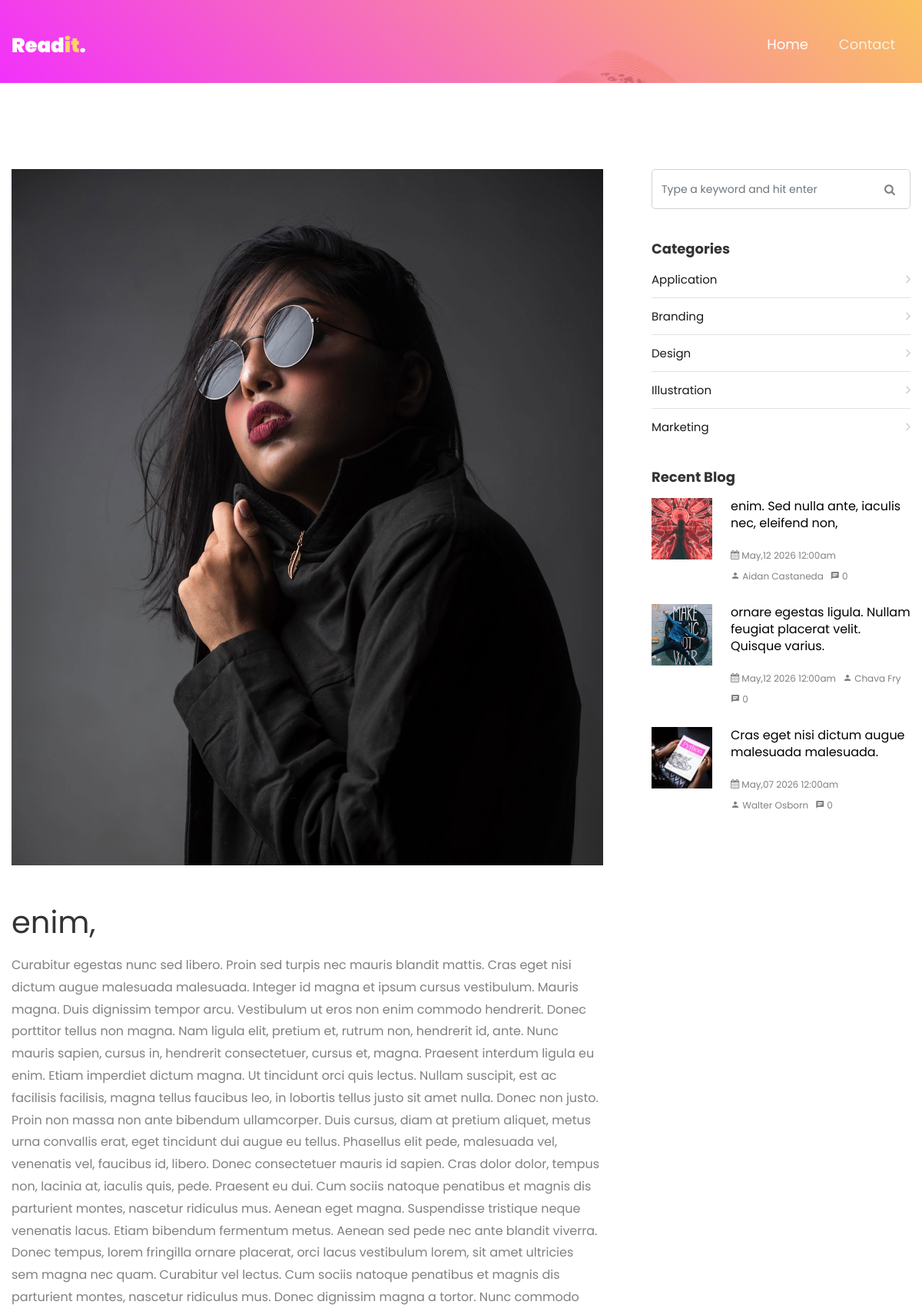
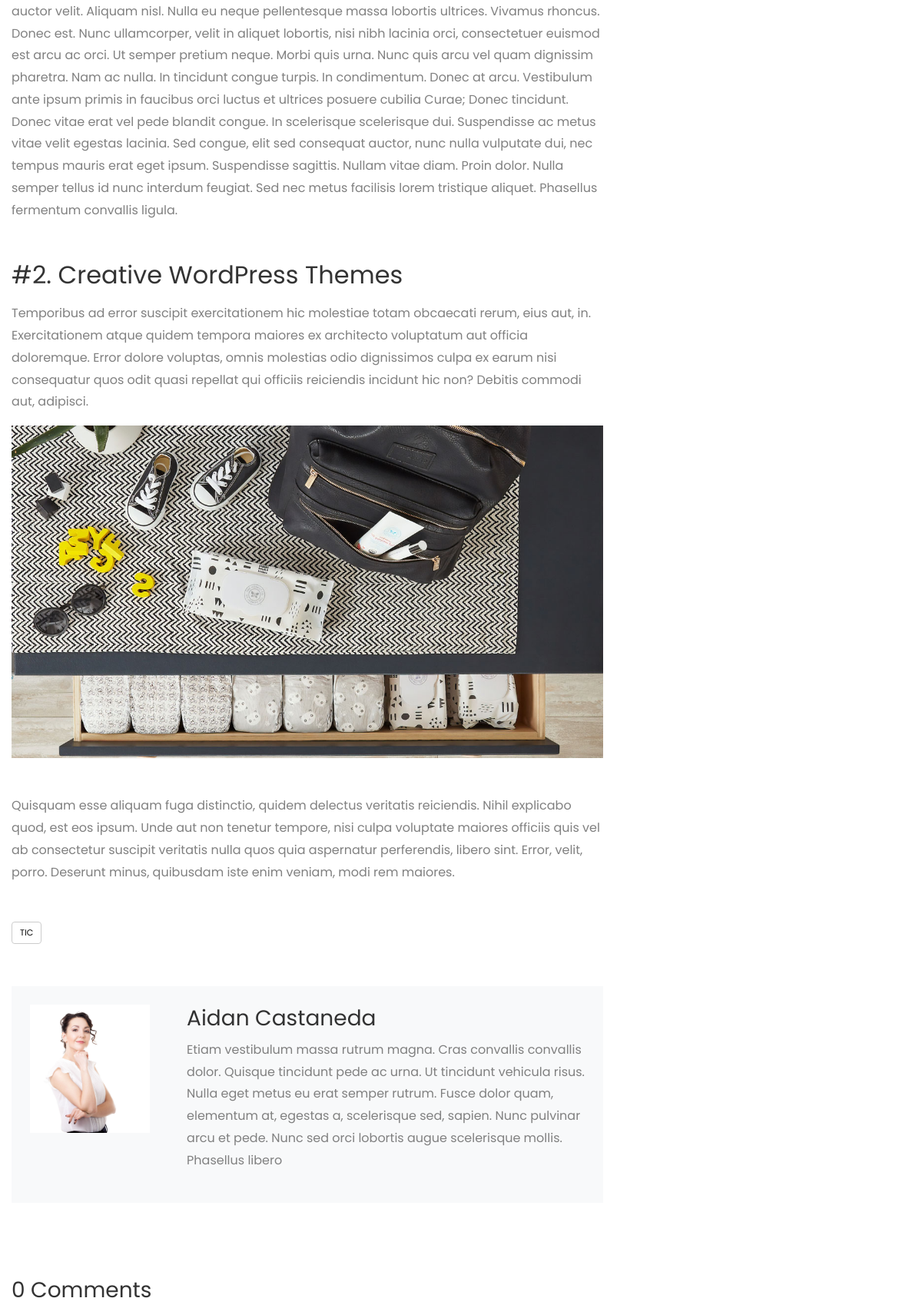
The page /posts/42/enim.html (upper part) on the database its author committed (2 pictures, top to bottom).
### tables this page shows
CREATE TABLE `posts` (
  `id` int(10) unsigned NOT NULL AUTO_INCREMENT,
  `title` varchar(255) NOT NULL,
  `created_at` datetime DEFAULT NULL,
  `resume` varchar(255) DEFAULT NULL,
  `image` varchar(45) DEFAULT NULL,
  `content` text,
  `author_id` int(10) unsigned NOT NULL,
  `category_id` int(10) unsigned NOT NULL,
  PRIMARY KEY (`id`),
  KEY `fk_posts_authors_idx` (`author_id`),
  KEY `fk_posts_categories1_idx` (`category_id`),
  CONSTRAINT `fk_posts_authors` FOREIGN KEY (`author_id`) REFERENCES `authors` (`id`) ON DELETE NO ACTION ON UPDATE NO ACTION,
  CONSTRAINT `fk_posts_categories1` FOREIGN KEY (`category_id`) REFERENCES `categories` (`id`) ON DELETE NO ACTION ON UPDATE NO ACTION
);

CREATE TABLE `tags` (
  `id` int(10) unsigned NOT NULL AUTO_INCREMENT,
  `name` varchar(45) NOT NULL,
  PRIMARY KEY (`id`)
);

CREATE TABLE `authors` (
  `id` int(10) unsigned NOT NULL AUTO_INCREMENT,
  `lastname` varchar(45) NOT NULL,
  `firstname` varchar(45) DEFAULT NULL,
  `biography` text,
  `image` varchar(45) DEFAULT NULL,
  PRIMARY KEY (`id`)
);

CREATE TABLE `categories` (
  `id` int(10) unsigned NOT NULL AUTO_INCREMENT,
  `name` varchar(45) NOT NULL,
  PRIMARY KEY (`id`)
);

### app/views/posts/show.php (called while the page is built, shortened)
<?php include '../app/views/posts/_show.php'; ?>
<?php include '../app/views/tags/postsTag.php'; ?>
<?php include '../app/views/authors/show.php'; ?>
<?php include '../app/views/comments/index.php'; ?>

### app/controllers/postsController.php (called while the page is built, shortened)
<?php
function showAction(PDO $conn, string $id)
{
    include_once '../app/models/postsModel.php';
    include_once '../app/models/tagsModel.php';
    include_once '../app/models/authorsModel.php';
    include_once '../app/models/commentsModel.php';
    $post = PostsModel\findOneById($conn, $id);
    $tags = TagsModel\findAllByPostId($conn, $id);
    $author = AuthorsModel\findAllByPostId($conn, $id);
    $comments = CommentsModel\findAllByPostId($conn, $id);
    include '../app/views/posts/show.php';
    $content = ob_get_clean();
}

### app/routers/posts.php (called while the page is built, shortened)
<?php
include_once '../app/controllers/postsController.php';
switch ($_GET['posts']):
    case 'show':
        PostsController\showAction($conn,$_GET['id']);
        break;
endswitch;

### app/routers/index.php (called while the page is built)
<?php
if (isset($_GET['comments']) and $_GET['comments'] == 'add'):
     include_once '../app/controllers/commentsController.php';
     \App\Controllers\CommentsController\storeAction($conn);
elseif (isset($_GET['contact'])):
     include_once '../app/routers/contact.php';
elseif (isset($_GET['tags'])):
     include_once '../app/routers/tags.php';
elseif (isset($_GET['categories'])):
     include_once '../app/routers/categories.php';
elseif (isset($_GET['posts'])):
     include_once '../app/routers/posts.php';
else:
     include_once '../app/controllers/postsController.php';
     \App\Controllers\PostsController\indexAction($conn);
endif;

### public/index.php (called while the page is built)
<?php
require_once '../core/init.php';
require_once '../app/routers/index.php';
require_once '../app/views/templates/default.php';

### app/models/postsModel.php (called while the page is built, shortened)
<?php
function findAll(PDO $conn, int $page = 1, bool $withNextPage = false, int $limit = 10): array
{
    $page = max(1, $page);
    $limit = max(1, $limit);
    $offset = ($page - 1) * $limit;
    $queryLimit = $withNextPage ? $limit + 1 : $limit;
    $sql = "SELECT p.*, a.id AS authorId, a.firstname, a.lastname,
                   COUNT(c.id) AS commentsCount
            FROM posts p
            JOIN authors a ON p.author_id = a.id
            LEFT JOIN comments c ON c.post_id = p.id
            GROUP BY p.id, p.title, p.created_at, p.resume, p.image,
                     p.content, p.author_id, p.category_id,
                     a.id, a.firstname, a.lastname
            ORDER BY p.created_at DESC
            LIMIT {$queryLimit}
            OFFSET {$offset};";
    $rs = $conn->query($sql);
    $posts = $rs->fetchAll(PDO::FETCH_ASSOC);
    return $posts;
}
function findOneById(PDO $conn, string $id): array
{
    $sql = "SELECT *
            FROM posts
            WHERE id = :id;";
    $rs = $conn->prepare($sql);
    $rs->bindValue(':id', $id, PDO::PARAM_INT);
    $rs->execute();
    $post = $rs->fetch(PDO::FETCH_ASSOC);
    return $post;
}

### app/models/tagsModel.php (called while the page is built, shortened)
<?php
function findAllByPostId(PDO $conn, string $id): array
{
    $sql = "SELECT t.id AS tagsId, t.name AS tagsName
            FROM posts_has_tags pht
            JOIN tags t ON pht.tag_id = t.id
            WHERE post_id = :id
            ORDER BY t.name ASC;";
    $rs = $conn->prepare($sql);
    $rs->bindValue(':id', $id, PDO::PARAM_INT);
    $rs->execute();
    $tags = $rs->fetchAll(PDO::FETCH_ASSOC);
    return $tags;
}

### core/helpers.php (called while the page is built, shortened)
<?php
function slugify(string $text): string {
    $text = iconv('UTF-8', 'ASCII//TRANSLIT//IGNORE', $text);
    $text = strtolower($text);
    $text = preg_replace('/[^a-z0-9]+/', '-', $text);
    $text = trim($text, '-');
    return empty($text) ? 'n-a' : $text;
}

### app/models/authorsModel.php (called while the page is built, shortened)
<?php
function findAllByPostId(PDO $conn, string $id):array
{
    $sql = "SELECT a.id AS authorId, a.lastname, a.firstname, a.biography, a.image as authorImage
            FROM posts p
            JOIN authors a ON p.author_id = a.id
            WHERE p.id = :id;";
    $rs = $conn->prepare($sql);
    $rs->bindValue(':id', $id, PDO::PARAM_INT);
    $rs->execute();
    $author = $rs->fetch(PDO::FETCH_ASSOC);
    return $author;
}

### app/models/commentsModel.php (called while the page is built, shortened)
<?php
function findAllByPostId(PDO $conn, string $id):array
{
    $sql = "SELECT c.id AS commentsId, c.pseudo, c.content AS commentContent, c.created_at AS commentCreatedAt
            FROM comments c
            WHERE post_id = :id;";
    $rs = $conn->prepare($sql);
    $rs->bindValue(':id', $id, PDO::PARAM_INT);
    $rs->execute();
    $comments = $rs->fetchAll(PDO::FETCH_ASSOC);
    return $comments;
}

### app/models/categoriesModel.php (called while the page is built, shortened)
<?php
function findAll(PDO $conn): array
{
    $sql = "SELECT *
            FROM categories
            ORDER BY name ASC;";
    $rs = $conn->query($sql);
    $categories = $rs->fetchAll(PDO::FETCH_ASSOC);
    return $categories;
}

### app/views/posts/recentPost.php (the view)
<h3>Recent Blog</h3>
<?php
 include_once '../app/models/postsModel.php';
 global $conn;
 $posts = \App\Models\PostsModel\findAll($conn, 1, false, 3);
 foreach ($posts as $post):
   $created_at = strtotime($post['created_at']); ?>
  <div class="block-21 mb-4 d-flex">
    <a class="blog-img mr-4" style="background-image: url(images/<?php echo $post['image']; ?>);"></a>
    <div class="text">
      <h3 class="heading"><a href="posts/<?php echo $post['id']; ?>/<?php echo Core\Helpers\slugify($post['title']); ?>.html"><?php echo $post['title']; ?></a></h3>
      <div class="meta">
        <div><a href="posts/<?php echo $post['id']; ?>/<?php echo Core\Helpers\slugify($post['title']); ?>.html"><span class="icon-calendar"></span> <?php echo date('F,d Y  g:ia', $created_at); ?></a></div>
        <div><a href="posts/<?php echo $post['id']; ?>/<?php echo Core\Helpers\slugify($post['title']); ?>.html"><span class="icon-person"></span> <?php echo $post['firstname'] . ' ' . $post['lastname']; ?></a></div>
        <div><a href="posts/<?php echo $post['id']; ?>/<?php echo Core\Helpers\slugify($post['title']); ?>.html"><span class="icon-chat"></span> <?php echo (int) $post['commentsCount']; ?></a></div>
      </div>
    </div>
  </div>
<?php endforeach; ?>

### app/views/posts/_show.php (shortened to what this page needs)
<p class="mb-5">
  <img src="images/<?php echo $post['image'] ?>" alt="<?php echo htmlspecialchars($post['title']); ?>" class="img-fluid">
</p>
<h1 class="mb-3 h1"><?php echo htmlspecialchars($post['title']); ?></h1>
<p><?php echo htmlspecialchars($post['content']); ?></p>
<h2 class="mb-3 mt-5">#2. Creative WordPress Themes</h2>
<p>Temporibus ad error suscipit exercitationem hic molestiae totam obcaecati rerum, eius aut, in. Exercitationem atque quidem tempora maiores ex architecto voluptatum aut officia doloremque. Error dolore voluptas, omnis molestias odio dignissimos culpa ex earum nisi consequatur quos odit quasi repellat qui officiis reiciendis incidunt hic non? Debitis commodi aut, adipisci.</p>
<p class="mb-5">
  <img src="images/image_2.jpg" alt="" class="img-fluid">
</p>
<p>Quisquam esse aliquam fuga distinctio, quidem delectus veritatis reiciendis. Nihil explicabo quod, est eos ipsum. Unde aut non tenetur tempore, nisi culpa voluptate maiores officiis quis vel ab consectetur suscipit veritatis nulla quos quia aspernatur perferendis, libero sint. Error, velit, porro. Deserunt minus, quibusdam iste enim veniam, modi rem maiores.</p>

### app/views/tags/postsTag.php (shortened to what this page needs)
<div class="tag-widget post-tag-container mb-5 mt-5">
    <div class="tagcloud">
        <?php foreach ($tags as $tag): ?>
            <a href="tags/<?php echo $tag['tagsId']; ?>/<?php echo Core\Helpers\slugify($tag['tagsName']); ?>.html" class="tag-cloud-link"><?php echo htmlspecialchars($tag['tagsName']); ?></a>
        <?php endforeach; ?>
    </div>
</div>

### app/views/authors/show.php (shortened to what this page needs)
<div class="about-author d-flex p-4 bg-light">
  <div class="bio mr-5">
    <img src="images/<?php echo $author['authorImage']; ?>" alt="<?php echo $author['lastname']; ?> <?php echo $author['firstname']; ?>" class="img-fluid mb-4">
  </div>
  <div class="desc">
    <h3><?php echo $author['firstname']; ?> <?php echo $author['lastname']; ?></h3>
    <p><?php echo $author['biography']; ?></p>
  </div>
</div>

### app/views/comments/index.php (shortened to what this page needs)
<div class="pt-5 mt-5">
  <h3 class="mb-5"><?php echo count($comments); ?> Comments</h3>
</div>

### app/views/templates/default.php (shortened to what this page needs)
<!DOCTYPE html>
<html lang="en">
<head>
<?php include '../app/views/templates/partials/_head.php' ?>
</head>
<body>
<?php include '../app/views/templates/partials/_nav.php' ?>
<?php include '../app/views/templates/partials/_hero.php' ?>
<?php include '../app/views/templates/partials/_main.php' ?>
</body>
</html>

### app/views/templates/partials/_head.php (shortened to what this page needs)
<link rel="stylesheet" href="css/open-iconic-bootstrap.min.css">
<link rel="stylesheet" href="css/animate.css">
<link rel="stylesheet" href="css/owl.carousel.min.css">
<link rel="stylesheet" href="css/owl.theme.default.min.css">
<link rel="stylesheet" href="css/magnific-popup.css">
<link rel="stylesheet" href="css/aos.css">
<link rel="stylesheet" href="css/ionicons.min.css">
<link rel="stylesheet" href="css/flaticon.css">
<link rel="stylesheet" href="css/icomoon.css">
<link rel="stylesheet" href="css/style.css">

### app/views/templates/partials/_nav.php (shortened to what this page needs)
<nav class="navbar px-md-0 navbar-expand-lg navbar-dark ftco_navbar bg-dark ftco-navbar-light" id="ftco-navbar">
	<div class="container">
		<a class="navbar-brand" href="index.html">Read<i>it</i>.</a>
		<div class="collapse navbar-collapse" id="ftco-nav">
			<ul class="navbar-nav ml-auto">
				<li class="nav-item active"><a href="index.html" class="nav-link">Home</a></li>
				<li class="nav-item"><a href="contact.html" class="nav-link">Contact</a></li>
			</ul>
		</div>
	</div>
</nav>

### app/views/templates/partials/_hero.php (shortened to what this page needs)
<div class="hero-wrap" style="background-image: url('images/bg_1.jpg');" data-stellar-background-ratio="0.5">
  <div class="overlay"></div>
  <div class="container">
    <div class="row no-gutters slider-text align-items-center justify-content-start" data-scrollax-parent="true">
      <div class="col-md-12 ftco-animate">
        <h1 class="mb-4 mb-md-0" style="height: .9em;"></h1>
      </div>
    </div>
  </div>
</div>

### app/views/templates/partials/_main.php (shortened to what this page needs)
<section class="ftco-section ftco-degree-bg">
    <div class="container">
        <div class="row">
            <div class="col-lg-8 ftco-animate">
                <?php echo $content; ?>
            </div>
            <div class="col-lg-4 sidebar pl-lg-5 ftco-animate">
                <?php include '../app/views/templates/partials/_aside.php' ?>
            </div>
        </div>
    </div>
</section>

### app/views/templates/partials/_aside.php (shortened to what this page needs)
<div class="sidebar-box">
  <form action="posts/search" method="get" class="search-form" onsubmit="event.preventDefault(); const value = this.elements.query.value.trim(); if (value !== '') { const baseUrl = document.querySelector('base').href.replace(/\/?$/, '/'); window.location.assign(baseUrl + 'posts/search/' + encodeURIComponent(value.replace(/\s+/g, '-'))); }">
    <div class="form-group">
      <span class="icon icon-search"></span>
      <input name="query" type="text" class="form-control" placeholder="Type a keyword and hit enter">
    </div>
  </form>
</div>
<div class="sidebar-box ftco-animate">
  <div class="categories">
    <?php include '../app/views/categories/_index.php'; ?>
  </div>
</div>
<div class="sidebar-box ftco-animate">
  <?php include '../app/views/posts/recentPost.php'; ?>
</div>
    <?php include '../app/views/tags/_index.php'; ?>

### app/views/categories/_index.php
<h3>Categories</h3>
<?php include_once '../app/models/categoriesModel.php';
global $conn;
$categories = \App\Models\CategoriesModel\findAll($conn);
foreach ($categories as $category) : ?>
    <li><a href="categories/<?php echo $category['id']; ?>/<?php echo Core\Helpers\slugify($category['name']); ?>.html"> <?php echo htmlspecialchars($category['name']); ?> <span class="ion-ios-arrow-forward"></span></a></li>
<?php endforeach; ?>

### public/css/icomoon.css (style rules this page uses)
[class^="icon-"], [class*=" icon-"] { font-family: 'icomoon' !important; speak: none; font-style: normal; font-weight: normal; font-variant: normal; text-transform: none; line-height: 1; -webkit-font-smoothing: antialiased; -moz-osx-font-smoothing: grayscale; }
.icon-search:before { content: "\f002"; }
.icon-calendar:before { content: "\f073"; }
.icon-chat:before { content: "\e0b7"; }
.icon-person:before { content: "\e7fd"; }

### rows shown on the page
posts: image (picture), title "enim,", content "Curabitur egestas nunc sed libero. Proin sed turpis nec mauris blandit mattis. Cras eget nisi dictum augue malesuada malesuada. Integer id magna et ipsum cursus vestibulum. Mauris magna. Duis dignissim tempor arcu. Vestibulum ut eros non enim commodo hendrerit. Donec porttitor tellus non magna. Nam ligula elit, pretium et, rutrum non, hendrerit id, ante. Nunc mauris sapien, cursus in, hendrerit consectetuer, cursus et, magna. Praesent interdum ligula eu enim. Etiam imperdiet dictum magna. Ut tincidunt orci quis lectus. Nullam suscipit, est ac facilisis facilisis, magna tellus faucibus leo, in lobortis tellus justo sit amet nulla. Donec non justo. Proin non massa non ante bibendum…"
tags: name "TIC"
authors: image (picture), firstname "Aidan", lastname "Castaneda", biography "Etiam vestibulum massa rutrum magna. Cras convallis convallis dolor. Quisque tincidunt pede ac urna. Ut tincidunt vehicula risus. Nulla eget metus eu erat semper rutrum. Fusce dolor quam, elementum at, egestas a, scelerisque sed, sapien. Nunc pulvinar arcu et pede. Nunc sed orci lobortis augue scelerisque mollis. Phasellus libero"
categories: name "Application"
categories: name "Branding"
categories: name "Design"
categories: name "Illustration"
categories: name "Marketing"
posts: image (picture), title "enim. Sed nulla ante, iaculis nec, eleifend non,", created_at "May,12 2026 12:00am", author.firstname "Aidan", author.lastname "Castaneda", commentsCount "0"
posts: image (picture), title "ornare egestas ligula. Nullam feugiat placerat velit. Quisque varius.", created_at "May,12 2026 12:00am", author.firstname "Chava", author.lastname "Fry", commentsCount "0"
posts: image (picture), title "Cras eget nisi dictum augue malesuada malesuada.", created_at "May,07 2026 12:00am", author.firstname "Walter", author.lastname "Osborn", commentsCount "0"

### other values the page prints
count($comments) "0"
